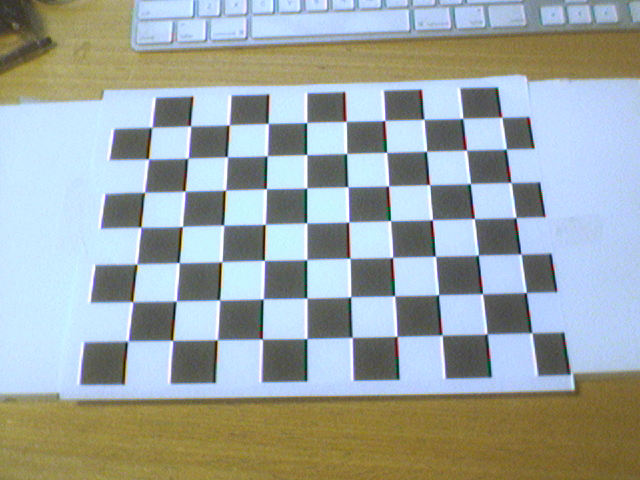
#> input picture assignment10/images/frame000.png, 640 x 480 px; its folder holds only this picture in this run
$ python template.py
#> lines starting #> are read from the running program, lines starting #| are printed output that depends on the picture; after the words box and inside, x2 and y2 are one past the last pixel; in counts of white or black regions, pixels touching at a corner belong together
import cv2
import numpy as np
import os
import os.path as osp
import matplotlib.pyplot as plt

NUM_IMAGES=14
NUM_Boards = NUM_IMAGES
image_prefix = "../images/"
image_suffix = ".png"
images_files_list = [osp.join(image_prefix, f) for f in os.listdir(image_prefix)
                     if osp.isfile(osp.join(image_prefix, f)) and f.endswith(image_suffix)]
board_w = 10
board_h = 7
board_size = (board_w, board_h)
board_n = board_w * board_h
img_shape = (0,0)
obj = []
for ptIdx in range(0, board_n):
    obj.append(np.array([[ptIdx/board_w, ptIdx%board_w, 0.0]],np.float32))
obj = np.vstack(obj)

images = []
images_gray = []
imagepoints = []

def task1():
    #implement your solution
    objectpoints = []
    imagepoints = []

    objp = np.zeros((board_h*board_w,3), np.float32)
    objp[:,:2] = np.mgrid[0:board_h,0:board_w].T.reshape(-1,2)

    criteria = (cv2.TERM_CRITERIA_EPS + cv2.TERM_CRITERIA_MAX_ITER, 30, 0.001)
    for i, img in enumerate(images):
        gray = images_gray[i]
        ret, corners = cv2.findChessboardCorners(gray, (board_h,board_w),None)

        if ret == True:
            corners2 = cv2.cornerSubPix(gray,corners, (11,11),(-1,-1), criteria)
            imagepoints.append(corners2)
            objectpoints.append(objp)

            # Draw and display the corners
            img = cv2.drawChessboardCorners(img, (board_h, board_w), corners2,ret)
            cv2.imshow('img',img)
            cv2.waitKey(1)
    return imagepoints, objectpoints

def task2(imagePoints, objectPoints):
    #implement your solution
    shape = images_gray[0].shape[::-1]
    ret, mtx, dist, rvecs, tvecs = cv2.calibrateCamera(objectPoints, imagePoints, shape,None,None)
    print("DistortionMatrix Shape: ", mtx.shape)
    return mtx, dist, rvecs, tvecs

def task3(imagePoints, objectPoints, CM, D, rvecs, tvecs):
    #implement your solution
    pass

def task4(CM, D):
    #implement your solution
    pass

def task5(CM, rvecs, tvecs):
    #implement your solution
    pass

def main():
    #Showing images
    for img_file in images_files_list:
        print(img_file)
        img = cv2.imread(img_file)
#> img is the input picture: shape (480, 640, 3); mean B, G, R 164.1, 166.1, 156.8
        img_gray = cv2.cvtColor(img, cv2.COLOR_BGR2GRAY)
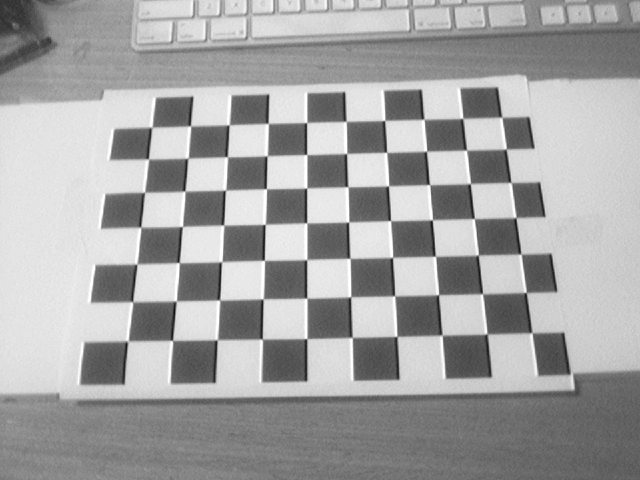
#> img_gray: shape (480, 640); min 14, max 255, mean 163.1
        images.append(img)
        images_gray.append(img_gray)
        # cv2.imshow("Task1", img)
        # cv2.waitKey(10)

    imagePoints, objectPoints = task1() #Calling Task 1
#> the loop in task1, `for i, img in enumerate(images):` made 1 pass
#> ret on pass 1: True
#> pass 1, in task1, `img = cv2.drawChessboardCorners(img, (board_h, board_w), corners2,ret)`:
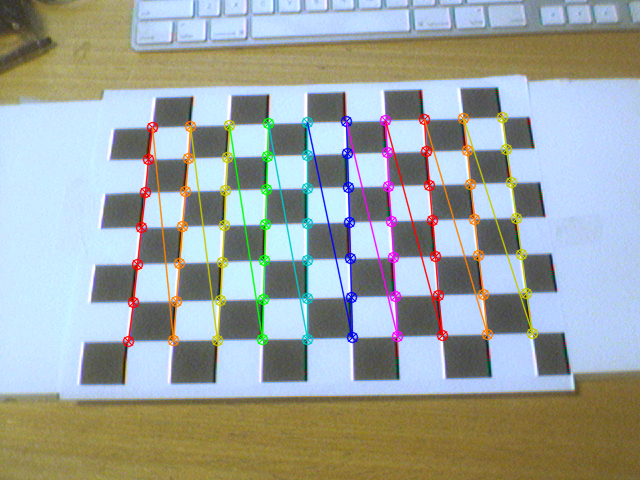
#> img: shape (480, 640, 3); 5.83% of pixels changed, all inside (x1, y1, x2, y2) = (122, 111, 539, 348)
#> after the loop in task1, `for i, img in enumerate(images):`: imagepoints = 1 item
#> imagePoints = 1 item; objectPoints = 1 item

    CM, D, rvecs, tvecs = task2(imagePoints, objectPoints) #Calling Task 2
#> in task2, `ret, mtx, dist, rvecs, tvecs = cv2.calibrateCamera(objectPoints, image..`: ret = 0.24; mtx = [[932.5, 0, 286.4], [0, 974.9, 270.3], [0, 0, 1]]; dist = [[0.0607, -2.74, -0.00732, -0.0102, 16.06]]; rvecs = ([-0.494, -0.396, -1.53],); tvecs = ([-3.54, 1.53, 20.95],)
#| DistortionMatrix Shape:  (3, 3)
#> CM = [[932.5, 0, 286.4], [0, 974.9, 270.3], [0, 0, 1]]; D = [[0.0607, -2.74, -0.00732, -0.0102, 16.06]]; rvecs = ([-0.494, -0.396, -1.53],); tvecs = ([-3.54, 1.53, 20.95],)

    task3(imagePoints, objectPoints, CM, D, rvecs, tvecs)  # Calling Task 3

    task4(CM, D) # Calling Task 4

    task5(CM, rvecs, tvecs) # Calling Task 5

    print("FINISH!")

main()

$ run again, on assignment10/images/frame004.png
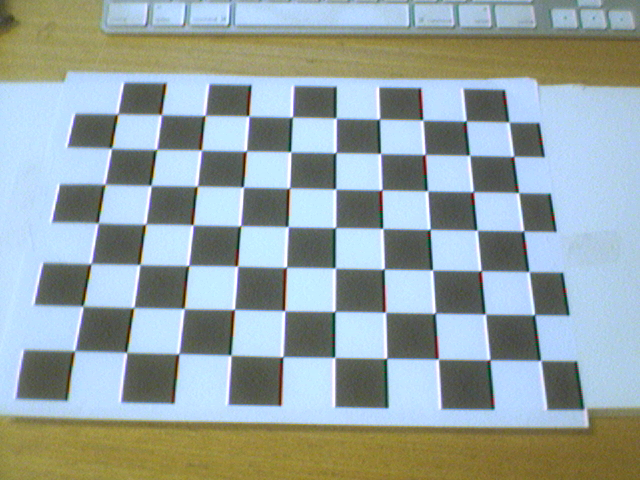
#> input picture assignment10/images/frame004.png, 640 x 480 px
#> in main, img is the input picture: shape (480, 640, 3); mean B, G, R 163.8, 164.1, 150.1
#> in main, `img_gray = cv2.cvtColor(img, cv2.COLOR_BGR2GRAY)`:
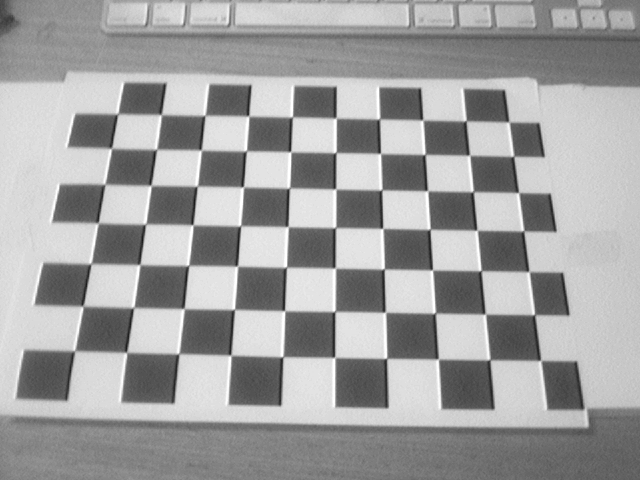
#> img_gray: shape (480, 640); min 22, max 255, mean 159.9
#> the loop in task1, `for i, img in enumerate(images):` made 1 pass
#> ret on pass 1: True
#> pass 1, in task1, `img = cv2.drawChessboardCorners(img, (board_h, board_w), corners2,ret)`:
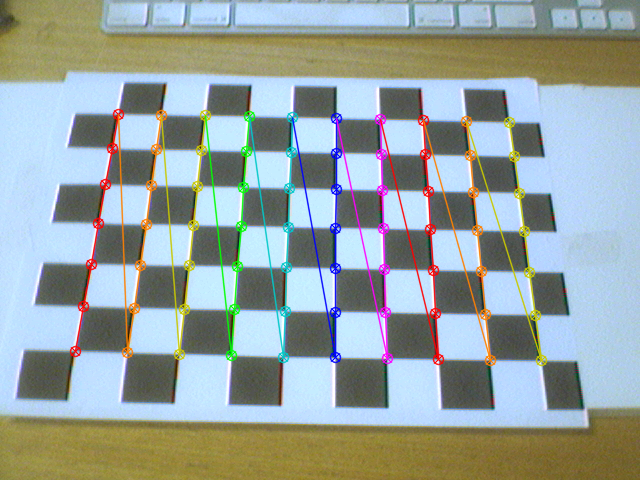
#> img: shape (480, 640, 3); 6.3% of pixels changed, all inside (x1, y1, x2, y2) = (69, 108, 548, 367)
#> after the loop in task1, `for i, img in enumerate(images):`: imagepoints = 1 item
#> in task2, `ret, mtx, dist, rvecs, tvecs = cv2.calibrateCamera(objectPoints, image..`: ret = 0.268; mtx = [[854.6, 0, 298.6], [0, 846.8, 235.1], [0, 0, 1]]; dist = [[-0.0355, -0.725, -0.00624, -0.0102, 5.96]]; rvecs = ([-0.448, -0.429, -1.5],); tvecs = ([-4.3, 2.28, 16.48],)
#| DistortionMatrix Shape:  (3, 3)
#> in main, `CM, D, rvecs, tvecs = task2(imagePoints, objectPoints)`: CM = [[854.6, 0, 298.6], [0, 846.8, 235.1], [0, 0, 1]]; D = [[-0.0355, -0.725, -0.00624, -0.0102, 5.96]]; rvecs = ([-0.448, -0.429, -1.5],); tvecs = ([-4.3, 2.28, 16.48],)

$ run again, on assignment10/images/frame005.png
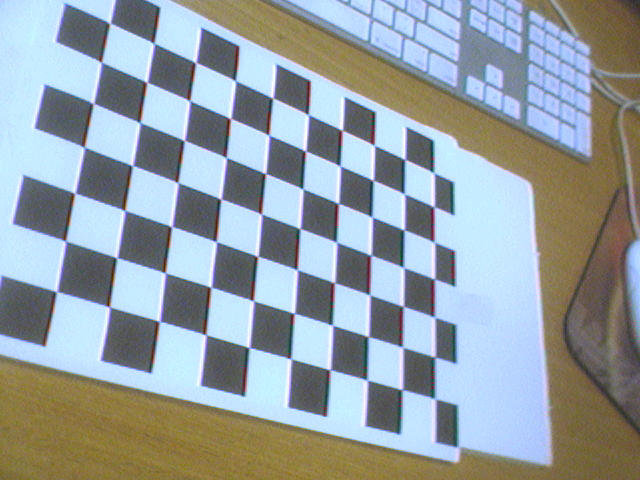
#> input picture assignment10/images/frame005.png, 640 x 480 px
#> in main, img is the input picture: shape (480, 640, 3); mean B, G, R 163.9, 158.5, 148.3
#> in main, `img_gray = cv2.cvtColor(img, cv2.COLOR_BGR2GRAY)`:
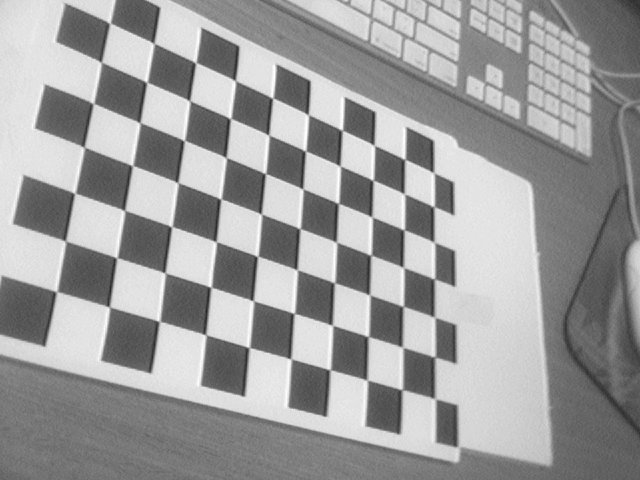
#> img_gray: shape (480, 640); min 33, max 255, mean 156.1
#> the loop in task1, `for i, img in enumerate(images):` made 1 pass
#> ret on pass 1: True
#> pass 1, in task1, `img = cv2.drawChessboardCorners(img, (board_h, board_w), corners2,ret)`:
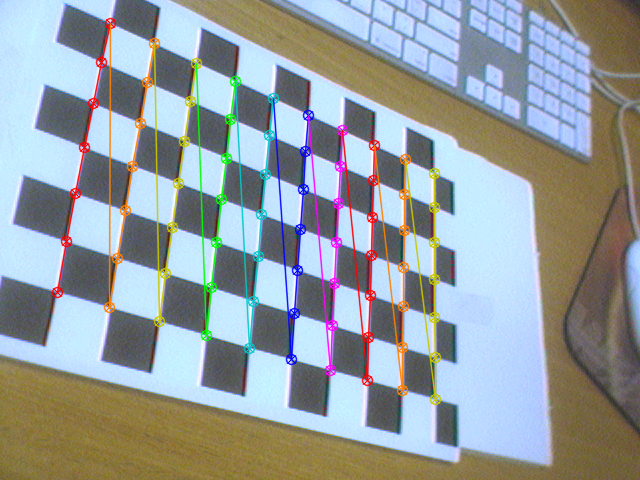
#> img: shape (480, 640, 3); 6.47% of pixels changed, all inside (x1, y1, x2, y2) = (51, 17, 442, 406)
#> after the loop in task1, `for i, img in enumerate(images):`: imagepoints = 1 item
#> in task2, `ret, mtx, dist, rvecs, tvecs = cv2.calibrateCamera(objectPoints, image..`: ret = 0.268; mtx = [[1125.1, 0, 368], [0, 977.8, 126.8], [0, 0, 1]]; dist = [[0.00689, 0.0142, 0.00249, 0.0011, -7.99]]; rvecs = ([0.214, -0.958, -1.22],); tvecs = ([-4.89, 2.98, 17.51],)
#| DistortionMatrix Shape:  (3, 3)
#> in main, `CM, D, rvecs, tvecs = task2(imagePoints, objectPoints)`: CM = [[1125.1, 0, 368], [0, 977.8, 126.8], [0, 0, 1]]; D = [[0.00689, 0.0142, 0.00249, 0.0011, -7.99]]; rvecs = ([0.214, -0.958, -1.22],); tvecs = ([-4.89, 2.98, 17.51],)

$ run again, on assignment10/images/frame006.png
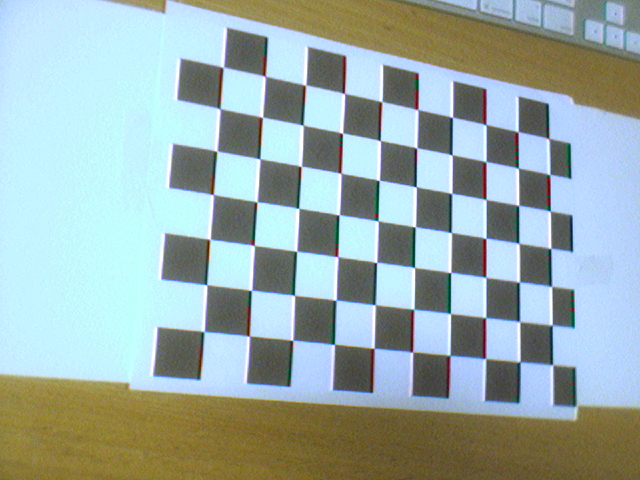
#> input picture assignment10/images/frame006.png, 640 x 480 px
#> in main, img is the input picture: shape (480, 640, 3); mean B, G, R 170.9, 172.7, 154.3
#> in main, `img_gray = cv2.cvtColor(img, cv2.COLOR_BGR2GRAY)`:
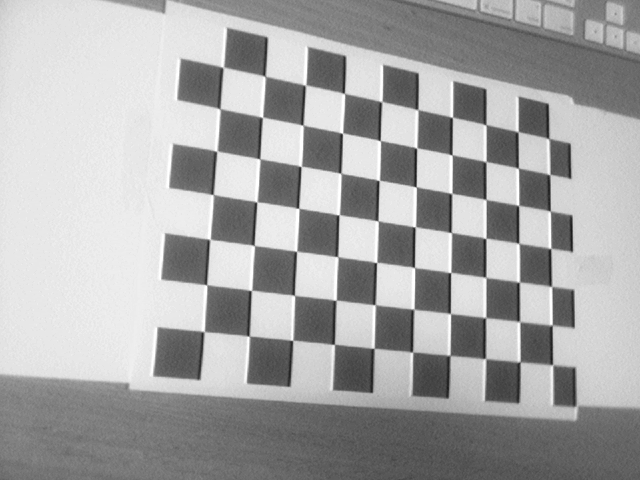
#> img_gray: shape (480, 640); min 23, max 255, mean 167
#> the loop in task1, `for i, img in enumerate(images):` made 1 pass
#> ret on pass 1: True
#> pass 1, in task1, `img = cv2.drawChessboardCorners(img, (board_h, board_w), corners2,ret)`:
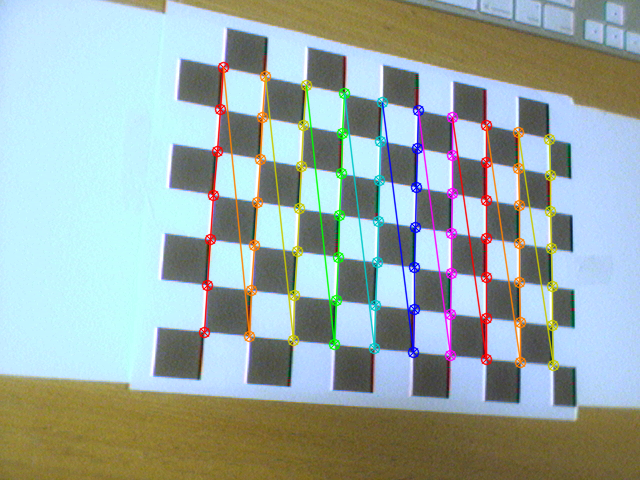
#> img: shape (480, 640, 3); 6.33% of pixels changed, all inside (x1, y1, x2, y2) = (198, 61, 560, 372)
#> after the loop in task1, `for i, img in enumerate(images):`: imagepoints = 1 item
#> in task2, `ret, mtx, dist, rvecs, tvecs = cv2.calibrateCamera(objectPoints, image..`: ret = 0.206; mtx = [[773.3, 0, 259], [0, 759.3, 263.6], [0, 0, 1]]; dist = [[-0.0431, 0.102, -0.00306, 0.00727, -0.77]]; rvecs = ([0.137, -0.426, -1.45],); tvecs = ([-1.15, 1.44, 15.95],)
#| DistortionMatrix Shape:  (3, 3)
#> in main, `CM, D, rvecs, tvecs = task2(imagePoints, objectPoints)`: CM = [[773.3, 0, 259], [0, 759.3, 263.6], [0, 0, 1]]; D = [[-0.0431, 0.102, -0.00306, 0.00727, -0.77]]; rvecs = ([0.137, -0.426, -1.45],); tvecs = ([-1.15, 1.44, 15.95],)

$ run again, on assignment10/images/frame001.png
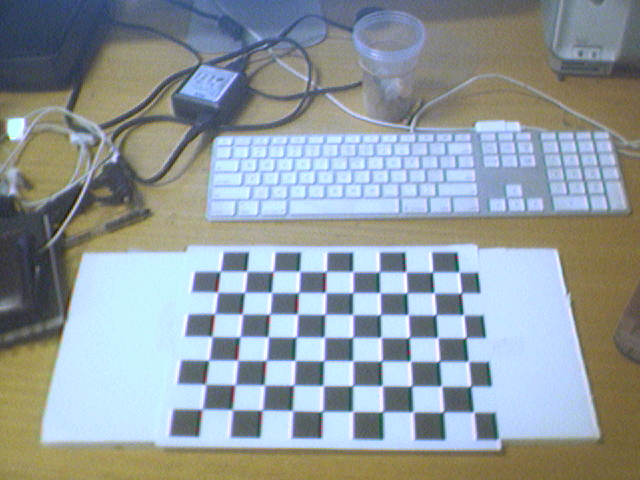
#> input picture assignment10/images/frame001.png, 640 x 480 px
#> in main, img is the input picture: shape (480, 640, 3); mean B, G, R 159.7, 155.4, 145.4
#> in main, `img_gray = cv2.cvtColor(img, cv2.COLOR_BGR2GRAY)`:
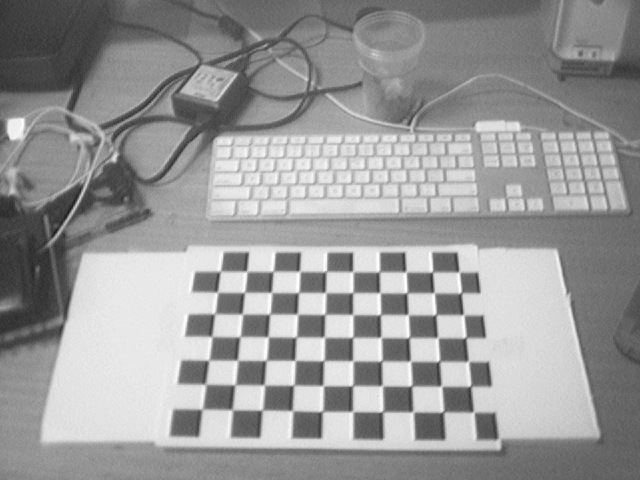
#> img_gray: shape (480, 640); min 23, max 255, mean 152.9
#> the loop in task1, `for i, img in enumerate(images):` made 1 pass
#> ret on pass 1: True
#> pass 1, in task1, `img = cv2.drawChessboardCorners(img, (board_h, board_w), corners2,ret)`:
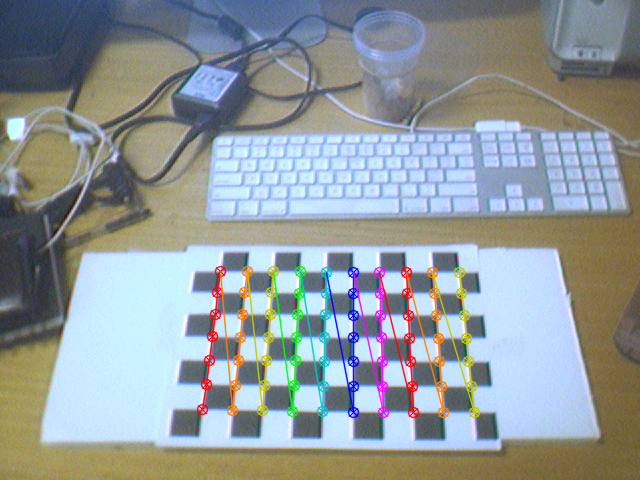
#> img: shape (480, 640, 3); 4.33% of pixels changed, all inside (x1, y1, x2, y2) = (196, 265, 481, 419)
#> after the loop in task1, `for i, img in enumerate(images):`: imagepoints = 1 item
#> in task2, `ret, mtx, dist, rvecs, tvecs = cv2.calibrateCamera(objectPoints, image..`: ret = 0.173; mtx = [[948.2, 0, 259.3], [0, 1039, 255.6], [0, 0, 1]]; dist = [[-0.305, 3.61, -0.00263, -0.0123, -20.53]]; rvecs = ([-0.695, -0.56, -1.44],); tvecs = ([-1.89, 4.69, 31.47],)
#| DistortionMatrix Shape:  (3, 3)
#> in main, `CM, D, rvecs, tvecs = task2(imagePoints, objectPoints)`: CM = [[948.2, 0, 259.3], [0, 1039, 255.6], [0, 0, 1]]; D = [[-0.305, 3.61, -0.00263, -0.0123, -20.53]]; rvecs = ([-0.695, -0.56, -1.44],); tvecs = ([-1.89, 4.69, 31.47],)
